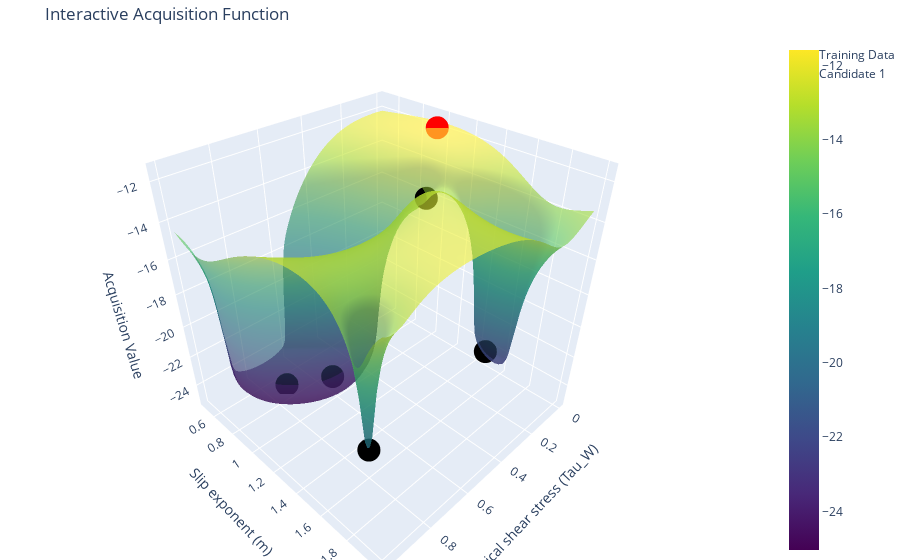

Notebook code for this chart:
### Code cell
tau_w_range = torch.linspace(bounds[0, 0], bounds[0, 1], 100)  # Grid for tau_w
m_range = torch.linspace(bounds[1, 0], bounds[1, 1], 100)      # Grid for m
tau_w_grid, m_grid = torch.meshgrid(tau_w_range, m_range, indexing="ij")


grid = torch.stack([tau_w_grid.ravel(), m_grid.ravel()], dim=-1)


acq_values = acq_func(grid.unsqueeze(1)).detach().numpy().reshape(100, 100)


train_acq_values = acq_func(train_x.unsqueeze(1)).detach().numpy()


fig = go.Figure()


fig.add_trace(go.Surface(
    x=tau_w_grid.numpy(),
    y=m_grid.numpy(),
    z=acq_values,
    colorscale='Viridis',
    opacity=0.6,
    name="Acquisition Function"
))


fig.add_trace(go.Scatter3d(
    x=train_x[:, 0].numpy(),
    y=train_x[:, 1].numpy(),
    z=train_acq_values.flatten(),
    mode='markers',
    marker=dict(size=8, color='black'),
    name='Training Data'

))
# Iterate over the 3 candidates
for i in range(candidate.shape[0]): 
    candidate_acq_value = acq_func(candidate[i].unsqueeze(0)).item()
    fig.add_trace(go.Scatter3d(
        x=[candidate[i, 0].item()],
        y=[candidate[i, 1].item()],
        z=[candidate_acq_value],
        mode='markers',
        marker=dict(size=8, color='red', symbol='circle'),
        name=f'Candidate {i + 1}'
    ))



fig.update_layout(
    scene=dict(
        xaxis_title="Critical shear stress (Tau_W)",
        yaxis_title="Slip exponent (m)",
        zaxis_title="Acquisition Value"
    ),
    title="Interactive Acquisition Function",
    margin=dict(l=0, r=0, b=0, t=40)
)


fig.show()
fig.write_html("acquisiton_func.html")

### Figure 1 — Plotly figure (JSON) as saved in the notebook; plotly's stock layout.template omitted (floating-point values rounded to 4 significant figures; data arrays with more than 128 entries replaced by an {"elided": "..."} marker saying what was removed)
{"data": [{"colorscale": [[0, "#440154"], [0.1111, "#482878"], [0.2222, "#3e4989"], [0.3333, "#31688e"], [0.4444, "#26828e"], [0.5556, "#1f9e89"], [0.6667, "#35b779"], [0.7778, "#6ece58"], [0.8889, "#b5de2b"], [1, "#fde725"]], "name": "Acquisition Function", "opacity": 0.6, "type": "surface", "x": {"elided": "100x100 float values"}, "y": {"elided": "100x100 float values"}, "z": {"elided": "100x100 float values"}}, {"marker": {"color": "black", "size": 8}, "mode": "markers", "name": "Training Data", "type": "scatter3d", "x": [0.2606, 0.9645, 0.5733, 0.1802, 0.7246], "y": [1.225, 1.862, 0.9118, 1.639, 0.7283], "z": [-13.98, -19.75, -24.66, -22.09, -25.03]}, {"marker": {"color": "red", "size": 8, "symbol": "circle"}, "mode": "markers", "name": "Candidate 1", "type": "scatter3d", "x": [0.06651], "y": [1.033], "z": [-11.58]}], "layout": {"margin": {"b": 0, "l": 0, "r": 0, "t": 40}, "scene": {"xaxis": {"title": {"text": "Critical shear stress (Tau_W)"}}, "yaxis": {"title": {"text": "Slip exponent (m)"}}, "zaxis": {"title": {"text": "Acquisition Value"}}}, "title": {"text": "Interactive Acquisition Function"}}}
